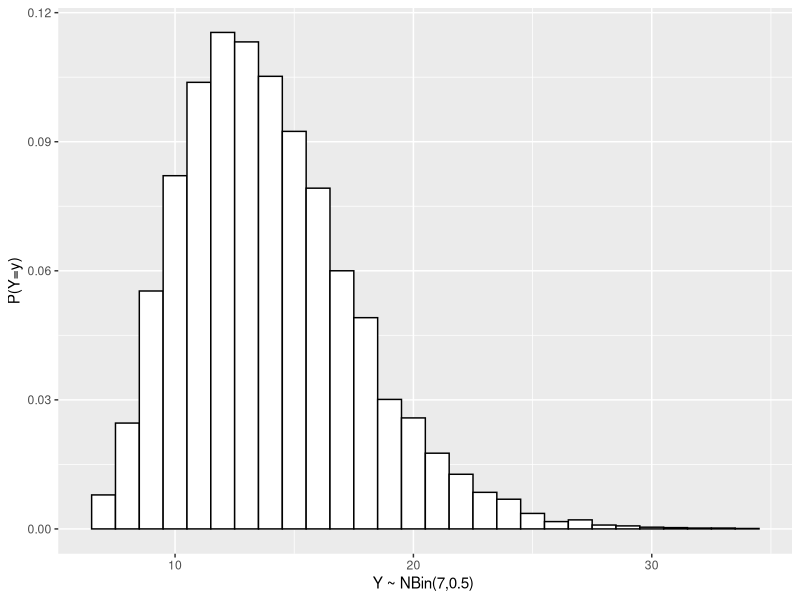
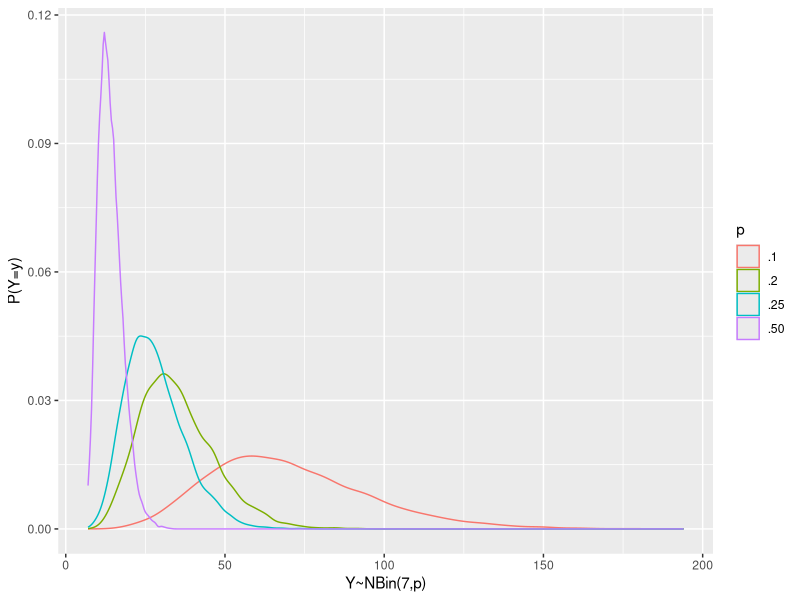
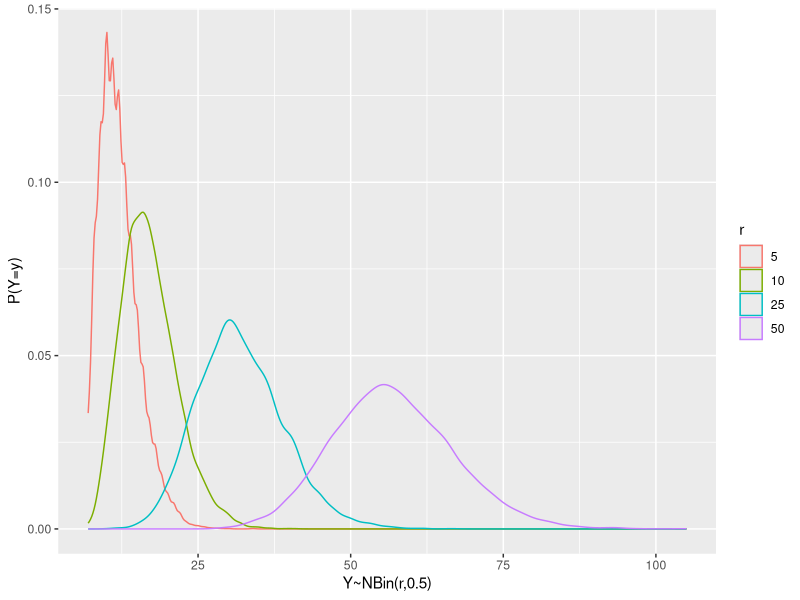
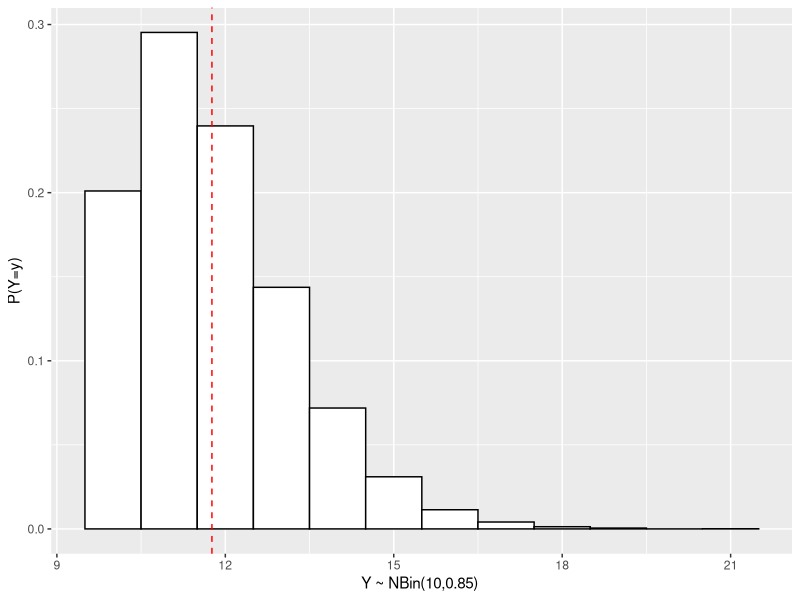
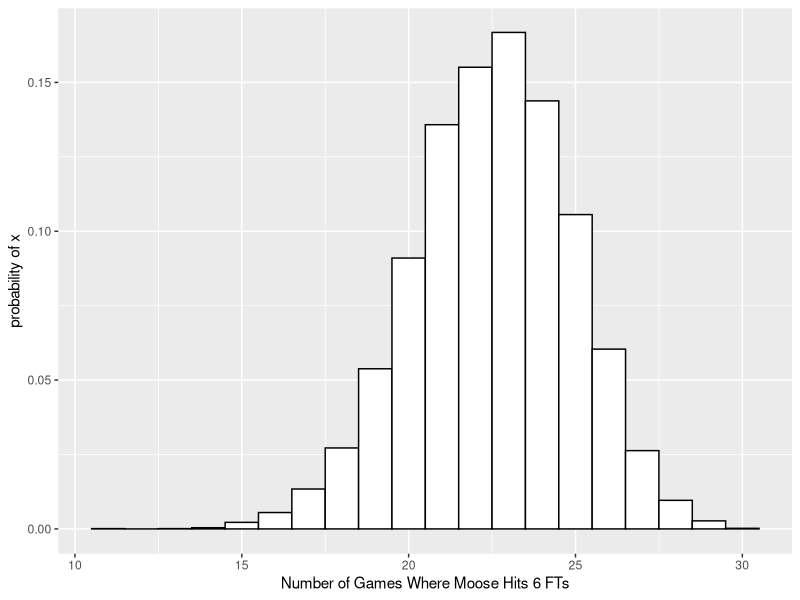

These charts were generated, in order, by the following R code:
## ---- chunk 1
# Load any R Packages you may need
library(dplyr)
library(ggplot2)
library(plyr)
## ---- chunk 2
ggplot(mapping=aes(x=rnbinom(10000,7,.5)+7,y=..density..)) +
    geom_histogram(binwidth=1, colour="black", fill="white") +
  labs(x="Y ~ NBin(7,0.5) ",y="P(Y=y)")
## ---- chunk 3
dat <- data.frame(p = factor(rep(c(".1",".2",".25",".50"), each=10000)), 
                   NBD = c(rnbinom(10000,7,.1)+7,rnbinom(10000,7,.2)+7,rnbinom(10000,7,.25)+7,rnbinom(10000,7,.5)+7))

ggplot(dat, aes(x=NBD, color=p)) + geom_density() +
  labs(x="Y~NBin(7,p)",y="P(Y=y)")
## ---- chunk 4
dat <- data.frame(r = factor(rep(c("5","10","25","50"), each=10000),levels=c("5","10","25","50")), 
                   NBD = c(rnbinom(10000,5,.5)+7,rnbinom(10000,10,.5)+7,rnbinom(10000,25,.5)+7,rnbinom(10000,50,.5)+7))
ggplot(dat, aes(x=NBD, color=r)) + geom_density() +
  labs(x="Y~NBin(r,0.5)",y="P(Y=y)")
## ---- chunk 5
corn = rnbinom(1,size=10,prob=.85)+10
## ---- chunk 6
print(paste("This time, it took", corn, "ears of corn for us to find 10 good ones."))
## ---- chunk 7
corns = rnbinom(10000,size=10,prob=.85)+10
## ---- chunk 8
print("Here's the value of Y for the first ten runs of our experiment:")
head(corns,10)

print(paste("The minimum was",min(corns),"and the maximum was",max(corns)))

print("The mean of Y in our simulation is an estimate for the expected value of Y.")
print(paste("Our simulation mean",round(mean(corns),3),"did pretty well compared to the actual expected value, E(Y) = r/p = 10/.85 =",round(10/.85,3)))

ggplot(mapping=aes(x=corns,y=..density..)) +
    geom_histogram(binwidth=1, colour="black", fill="white") +
  labs(x="Y ~ NBin(10,0.85) ",y="P(Y=y)") + geom_vline(xintercept=mean(corns),color="red",linetype="dashed")
## ---- chunk 9
corns = rnbinom(10000,size=10,prob=.85)+10
ten = corns==10
## ---- chunk 10
print("Here are the first ten results- did Y=10?")
print(head(ten,10))
print(paste("The simulated probability P(Y=10) is",round(mean(ten),3)))
## ---- chunk 11
ten = dnbinom(0,10,.85)
## ---- chunk 12
print(paste("The exact P(Y=10) =",round(ten,3)))
## ---- chunk 13
corns = rnbinom(10000,size=10,prob=.85)+10
twelveorless = corns<=12
## ---- chunk 14
print("Here are the first 10 results- was Y≤12?")
print(head(twelveorless,10))
print(paste("The simulated probability P(Y≤12) is",round(mean(twelveorless),3)))
## ---- chunk 15
twelveorless = pnbinom(2,10,.85)
## ---- chunk 16
print(paste("The exact P(Y≤12) is",round(twelveorless,3)))
## ---- chunk 17
ninetyfive = qnbinom(.95,10,.85)+10
## ---- chunk 18
print(paste("The value of y at the 95% percentile is",round(ninetyfive,3)))
## ---- chunk 19
dnbinom(10-6,6,.65)
#OR 
choose(10-1,6-1)*(.65)^6*(1-.65)^(10-6)
## ---- chunk 20
6/.65
(6*(1-.65))/(.65^2)
## ---- chunk 21
1-(choose(3-1,3-1)*(.65)^3*(1-.65)^(3-3)+choose(4-1,3-1)*(.65)^3*(1-.65)^(4-3))
#OR
1-pnbinom(4-3,3,.65)
## ---- chunk 22
seasons = replicate(10000,{
  games = rnbinom(30,6,.65)+6
  target = games<=10
  sum(target)
})
print(mean(seasons))

ggplot(mapping=aes(x=seasons,y=..density..)) +
    geom_histogram(binwidth=1, colour="black", fill="white") +
  labs(x="Number of Games Where Moose Hits 6 FTs",y="probability of x")
